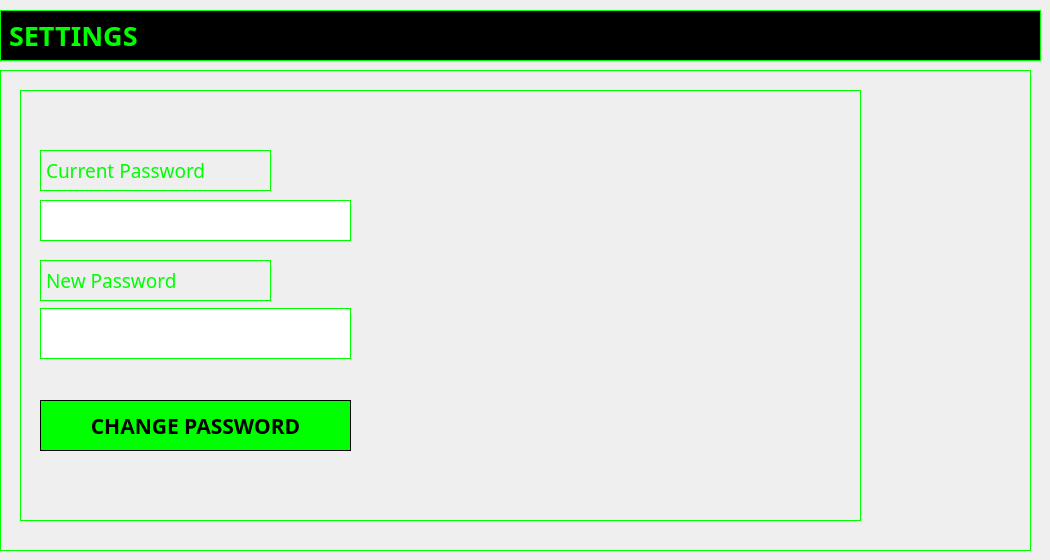
    <widget class="QWidget" name="page_7">
     <widget class="QLabel" name="setting_heading">
      <property name="geometry">
       <rect>
        <x>0</x>
        <y>10</y>
        <width>1041</width>
        <height>51</height>
       </rect>
      </property>
      <property name="font">
       <font>
        <family>Bahnschrift</family>
        <pointsize>20</pointsize>
        <weight>75</weight>
        <bold>true</bold>
       </font>
      </property>
      <property name="styleSheet">
       <string notr="true">background-color: rgb(0, 0, 0);
color: rgb(0, 255, 0);</string>
      </property>
      <property name="frameShape">
       <enum>QFrame::Panel</enum>
      </property>
      <property name="text">
       <string>SETTINGS</string>
      </property>
     </widget>
     <widget class="QFrame" name="frame_10">
      <property name="geometry">
       <rect>
        <x>0</x>
        <y>70</y>
        <width>1031</width>
        <height>481</height>
       </rect>
      </property>
      <property name="styleSheet">
       <string notr="true">border:1px solid rgba(0,255,0);</string>
      </property>
      <property name="frameShape">
       <enum>QFrame::StyledPanel</enum>
      </property>
      <property name="frameShadow">
       <enum>QFrame::Raised</enum>
      </property>
      <widget class="QFrame" name="frame_11">
       <property name="geometry">
        <rect>
         <x>20</x>
         <y>20</y>
         <width>841</width>
         <height>431</height>
        </rect>
       </property>
       <property name="frameShape">
        <enum>QFrame::StyledPanel</enum>
       </property>
       <property name="frameShadow">
        <enum>QFrame::Raised</enum>
       </property>
       <widget class="QLabel" name="current_pass">
        <property name="geometry">
         <rect>
          <x>20</x>
          <y>60</y>
          <width>231</width>
          <height>41</height>
         </rect>
        </property>
        <property name="font">
         <font>
          <family>Yu Gothic UI Semilight</family>
          <pointsize>14</pointsize>
         </font>
        </property>
        <property name="styleSheet">
         <string notr="true">color: rgb(0, 255, 0);</string>
        </property>
        <property name="frameShadow">
         <enum>QFrame::Sunken</enum>
        </property>
        <property name="text">
         <string>Current Password</string>
        </property>
       </widget>
       <widget class="QPlainTextEdit" name="current_password">
        <property name="geometry">
         <rect>
          <x>20</x>
          <y>110</y>
          <width>311</width>
          <height>41</height>
         </rect>
        </property>
       </widget>
       <widget class="QPlainTextEdit" name="new_pass_txt">
        <property name="geometry">
         <rect>
          <x>20</x>
          <y>218</y>
          <width>311</width>
          <height>51</height>
         </rect>
        </property>
       </widget>
       <widget class="QLabel" name="new_password">
        <property name="geometry">
         <rect>
          <x>20</x>
          <y>170</y>
          <width>231</width>
          <height>41</height>
         </rect>
        </property>
        <property name="font">
         <font>
          <family>Yu Gothic UI Semilight</family>
          <pointsize>14</pointsize>
         </font>
        </property>
        <property name="styleSheet">
         <string notr="true">color: rgb(0, 255, 0);</string>
        </property>
        <property name="frameShadow">
         <enum>QFrame::Sunken</enum>
        </property>
        <property name="text">
         <string>New Password</string>
        </property>
       </widget>
       <widget class="QPushButton" name="leaf_button_11">
        <property name="geometry">
         <rect>
          <x>20</x>
          <y>310</y>
          <width>311</width>
          <height>51</height>
         </rect>
        </property>
        <property name="font">
         <font>
          <family>Bahnschrift</family>
          <pointsize>16</pointsize>
          <weight>75</weight>
          <bold>true</bold>
         </font>
        </property>
        <property name="styleSheet">
         <string notr="true">border:1px solid black;
background-color: rgb(0, 255, 0);</string>
        </property>
        <property name="text">
         <string>CHANGE PASSWORD</string>
        </property>
        <property name="icon">
         <iconset>
          <normaloff>../icons/settings.png</normaloff>../icons/settings.png</iconset>
        </property>
        <property name="iconSize">
         <size>
          <width>60</width>
          <height>35</height>
         </size>
        </property>
       </widget>
      </widget>
     </widget>
    </widget>
